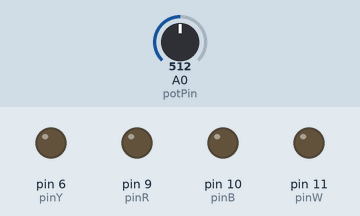
Simulated run of this sketch. Board: Arduino Uno, built with avr-gcc and run on an emulated ATmega328P. Shown: output pins drawn as LEDs (lit = HIGH). The test bench sets the inputs (shaded band); at power-on: A0 (potPin) = 512.

Above: at 1.2 s.
1.3 s: A0 (potPin) set to 306
At 1.65 s:
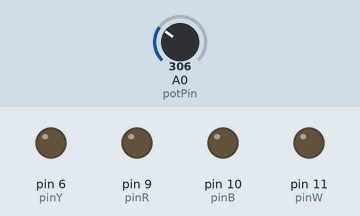
4.3 s: A0 (potPin) set to 122
At 4.66 s:
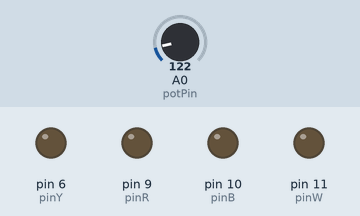
Timing chart, 0 to 13.3 s (numbered marks = the images above; inputs shaded):
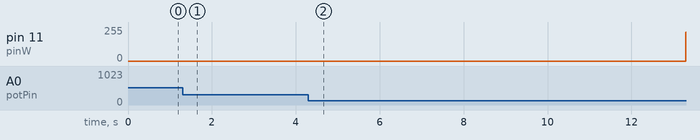

The sketch:

practica1.10.ino
```cpp
const int  pinY = 6;
const int  pinW = 11;
const int  pinB = 10;
const int  pinR = 9;

const int ledPins [4] = {pinY, pinW, pinB, pinR};


const int  potPin = A0;

int potVal = 0;
int delTime = 10;

void setup() {
 Serial.begin(9600);
}

void cambiarDelay(){
  delTime = map(analogRead(potPin), 0, 1023, 1, 10);
  }

void loop() {
  for(int i = 3; i >= 0; i--){
    for(int ledVal = 0; ledVal <= 255; ledVal++){
        cambiarDelay();
        analogWrite(ledPins[i], ledVal);
        delay(delTime);
      }
      for(int ledVal = 255; ledVal >= 0; ledVal--){
        cambiarDelay();
        analogWrite(ledPins[i], ledVal);
        delay(delTime);
      }
    }
    for(int i = 1; i <= 2; i++){
    for(int ledVal = 0; ledVal <= 255; ledVal++){
        cambiarDelay();
        analogWrite(ledPins[i], ledVal);
        delay(delTime);
      }
      for(int ledVal = 255; ledVal >= 0; ledVal--){
        cambiarDelay();
        analogWrite(ledPins[i], ledVal);
        delay(delTime);
      }
    }

}
```

Measured:
- after the input at 1.3 s, pin 9 (pinR): stays LOW (without the input it goes to HIGH after 0.02 s); pin 10 (pinB): stays LOW (without the input it goes to HIGH after 2.7 s)
- after the input at 4.3 s, pin 11 (pinW): stays 0/255 (without the input it goes to 164/255 after 3.8 s)
